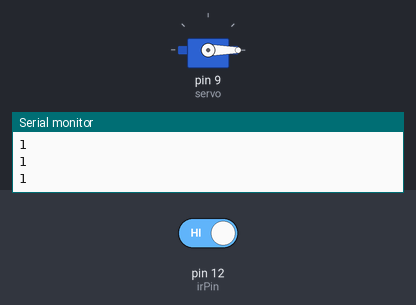
Simulated run of this sketch. Board: Arduino Uno, built with avr-gcc and run on an emulated ATmega328P. On the bench: servo, the last lines printed to the serial monitor. The test bench sets the inputs (shaded band); at power-on: pin 12 (irPin) HIGH.

Above: at 1.2 s.
1.3 s: pin 12 (irPin) driven LOW
At 1.77 s:
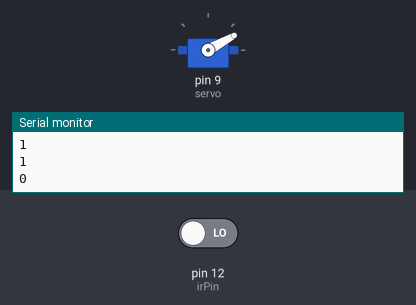
At 2.37 s:
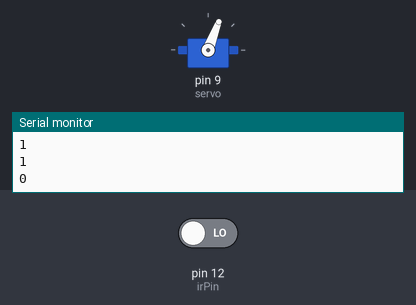
Timing chart, 0 to 10.3 s (numbered marks = the images above; inputs shaded):
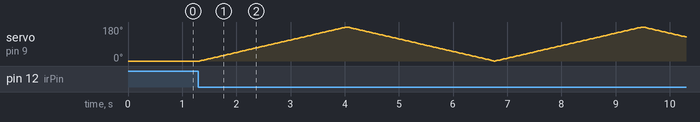

The sketch:

Servo_Sweeper_with_IR_Cotton.ino
```cpp
#include <Servo.h>

Servo servo;

int pos = 0;
int irPin = 12;
int reading = 0;

void setup() {
  pinMode(irPin, INPUT);
  Serial.begin(9600);
  servo.attach(9);
  servo.write(0);
}

void loop() {
  reading = digitalRead(irPin);
  Serial.println(reading);

  if (reading == 0) {
    for (pos = 0; pos <= 180; pos += 1) {
      servo.write(pos);
      delay(15);
    }
    for (pos = 180; pos >= 0; pos -= 1) {
      servo.write(pos);
      delay(15);
    }
  }
}
```
